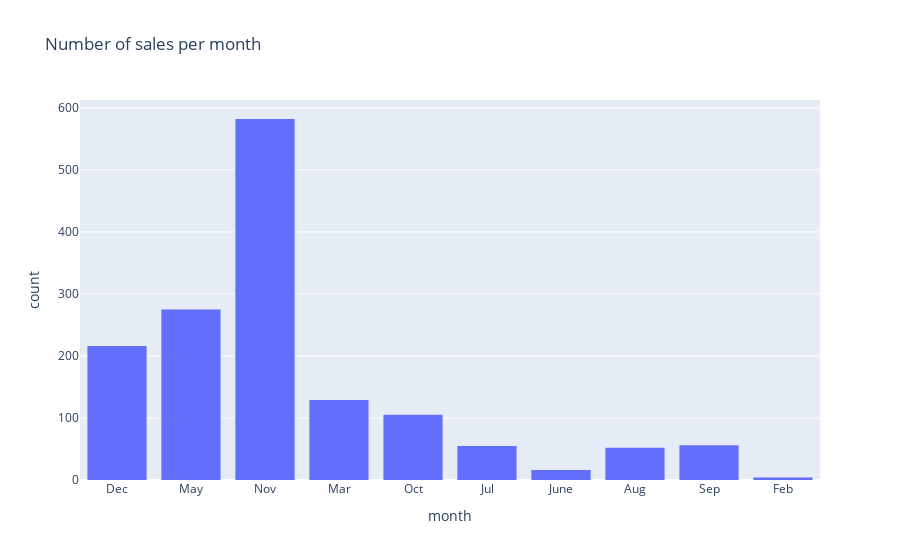

Notebook code for this chart:
### Markdown cell above
The two graphs above show what administrative and informational tasks users spend the most amount of time doing.

### Code cell
month_sales = customer_activity[['month', 'revenue']].copy()
month_sales = month_sales[month_sales['revenue'] == True]

px.histogram(month_sales, 'month', title="Number of sales per month")

### Figure 1 — Plotly figure (JSON) as saved in the notebook; plotly's stock layout.template omitted (floating-point values rounded to 4 significant figures; data arrays with more than 128 entries replaced by an {"elided": "..."} marker saying what was removed)
{"data": [{"alignmentgroup": "True", "bingroup": "x", "hovertemplate": "month=%{x}<br>count=%{y}<extra></extra>", "legendgroup": "", "marker": {"color": "#636efa", "pattern": {"shape": ""}}, "name": "", "offsetgroup": "", "orientation": "v", "showlegend": false, "type": "histogram", "x": {"elided": "1490 str values"}, "xaxis": "x", "yaxis": "y"}], "layout": {"barmode": "relative", "legend": {"tracegroupgap": 0}, "title": {"text": "Number of sales per month"}, "xaxis": {"anchor": "y", "domain": [0, 1], "title": {"text": "month"}}, "yaxis": {"anchor": "x", "domain": [0, 1], "title": {"text": "count"}}}}
